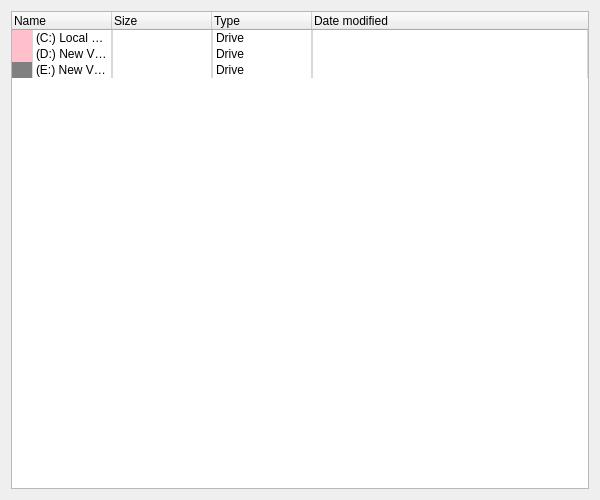
<?xml version="1.0" encoding="UTF-8"?>
<ui version="4.0">
 <class>Form</class>
 <widget class="QWidget" name="Form">
  <property name="geometry">
   <rect>
    <x>0</x>
    <y>0</y>
    <width>600</width>
    <height>500</height>
   </rect>
  </property>
  <property name="windowTitle">
   <string>Form</string>
  </property>
  <layout class="QVBoxLayout" name="verticalLayout">
   <item>
    <widget class="QTreeWidget" name="treeWidget">
     <property name="styleSheet">
      <string notr="true">QTreeView {
    show-decoration-selected: 1;
}

QTreeWidget::item {
     border: 1px solid #d9d9d9;
    border-top-color: transparent;
    border-bottom-color: transparent;
}

QTreeWidget::item:hover {
    background: qlineargradient(x1: 0, y1: 0, x2: 0, y2: 1, stop: 0 #e7effd, stop: 1 #cbdaf1);
    border: 1px solid #bfcde4;
}

QTreeWidget::item:selected {
    border: 1px solid #567dbc;
}

QTreeWidget::item:selected:active{
    background: qlineargradient(x1: 0, y1: 0, x2: 0, y2: 1, stop: 0 #6ea1f1, stop: 1 #567dbc);
}

QTreeWidget::item:selected:!active {
    background: qlineargradient(x1: 0, y1: 0, x2: 0, y2: 1, stop: 0 #6b9be8, stop: 1 #577fbf);
}




QTreeView::branch {
        background: palette(base);
}

QTreeView::branch:has-siblings:!adjoins-item {
        background: cyan;
}

QTreeView::branch:has-siblings:adjoins-item {
        background: red;
}

QTreeView::branch:!has-children:!has-siblings:adjoins-item {
        background: blue;
}

QTreeView::branch:closed:has-children:has-siblings {
        background: pink;
}

QTreeView::branch:has-children:!has-siblings:closed {
        background: gray;
}

QTreeView::branch:open:has-children:has-siblings {
        background: magenta;
}

QTreeView::branch:open:has-children:!has-siblings {
        background: green;
}</string>
     </property>
     <column>
      <property name="text">
       <string>Name</string>
      </property>
     </column>
     <column>
      <property name="text">
       <string>Size</string>
      </property>
     </column>
     <column>
      <property name="text">
       <string>Type</string>
      </property>
     </column>
     <column>
      <property name="text">
       <string>Date modified</string>
      </property>
     </column>
     <item>
      <property name="text">
       <string>(C:) Local Disk</string>
      </property>
      <property name="text">
       <string/>
      </property>
      <property name="text">
       <string>Drive</string>
      </property>
      <item>
       <property name="text">
        <string>Shit on C</string>
       </property>
      </item>
     </item>
     <item>
      <property name="text">
       <string>(D:) New Volume</string>
      </property>
      <property name="text">
       <string/>
      </property>
      <property name="text">
       <string>Drive</string>
      </property>
      <item>
       <property name="text">
        <string>Shit on D</string>
       </property>
      </item>
     </item>
     <item>
      <property name="text">
       <string>(E:) New Volume</string>
      </property>
      <property name="text">
       <string/>
      </property>
      <property name="text">
       <string>Drive</string>
      </property>
      <item>
       <property name="text">
        <string>Shit on E</string>
       </property>
      </item>
     </item>
    </widget>
   </item>
  </layout>
 </widget>
 <resources/>
 <connections/>
</ui>
